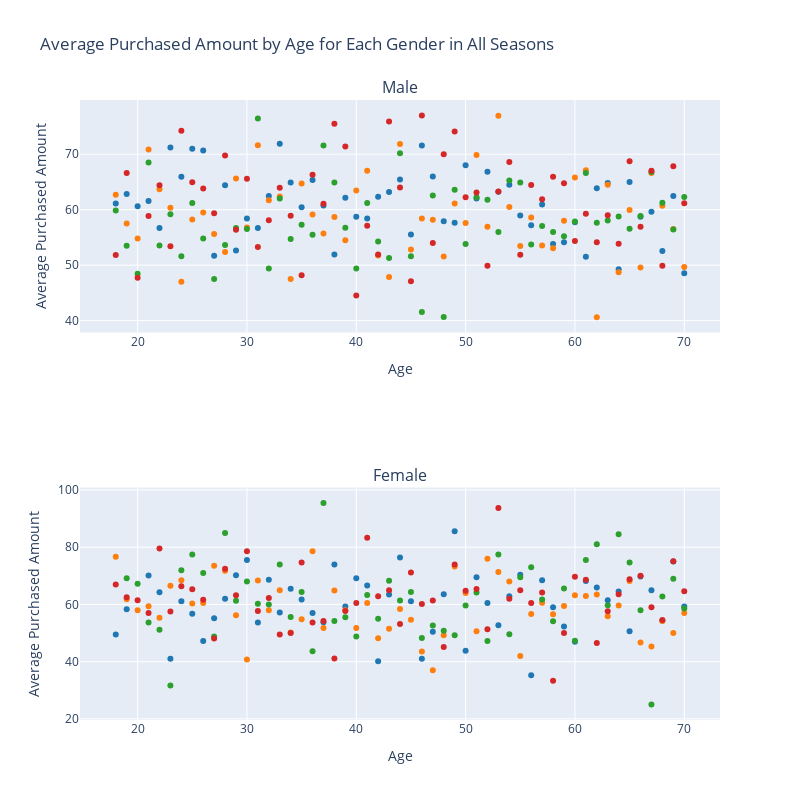

The notebook cell saved with this chart:
### Code cell
# Python
import plotly.graph_objects as go
from plotly.subplots import make_subplots

# Define the genders and seasons
Genders = df["Gender"].unique()
Seasons = df["Season"].unique()

# Create a subplot for each gender
fig = make_subplots(rows=len(Genders), subplot_titles=Genders)

# Loop through each gender and create the plots
for i, gender in enumerate(Genders, start=1):
    # Filter the dataset for the given gender
    gender_df = df[df["Gender"] == gender]

    # Loop through each season and create the scatter plots
    for season in Seasons:
        # Filter the dataset for the given season
        season_df = gender_df[gender_df["Season"] == season]

        # Calculate the average purchased amount by age
        avg_purchased_amount = season_df.groupby("Age")["Purchase Amount (USD)"].mean()

        # Create the scatter plot
        fig.add_trace(
            go.Scatter(
                x=avg_purchased_amount.index,
                y=avg_purchased_amount.values,
                mode="markers",
                name=season,
            ),
            row=i,
            col=1,
        )

# Set titles and labels
fig.update_layout(
    height=800,
    width=800,
    title_text="Average Purchased Amount by Age for Each Gender in All Seasons",
    showlegend=False,
)
fig.update_xaxes(title_text="Age")
fig.update_yaxes(title_text="Average Purchased Amount")

# Set a different color palette
colors = [
    "rgb(31, 119, 180)",
    "rgb(255, 127, 14)",
    "rgb(44, 160, 44)",
    "rgb(214, 39, 40)",
]
for i, trace in enumerate(fig.data):
    trace.marker.color = colors[i % len(colors)]

# Show the plot
fig.show()

### Figure 1 — Plotly figure (JSON) as saved in the notebook; plotly's stock layout.template omitted (floating-point values rounded to 4 significant figures)
{"data": [{"marker": {"color": "rgb(31, 119, 180)"}, "mode": "markers", "name": "Winter", "type": "scatter", "x": [18, 19, 20, 21, 22, 23, 24, 25, 26, 27, 28, 29, 30, 31, 32, 33, 34, 35, 36, 37, 38, 39, 40, 41, 42, 43, 44, 45, 46, 47, 48, 49, 50, 51, 52, 53, 54, 55, 56, 57, 58, 59, 60, 61, 62, 63, 64, 65, 66, 67, 68, 69, 70], "xaxis": "x", "y": [61.12, 62.83, 60.64, 61.55, 56.71, 71.22, 65.94, 71, 70.67, 51.69, 64.42, 52.62, 58.4, 56.69, 62.46, 71.88, 64.91, 60.43, 65.33, 60.75, 51.93, 62.14, 58.73, 58.42, 62.31, 63.19, 65.44, 55.53, 71.56, 66, 57.93, 57.67, 68, 62, 66.82, 63.23, 64.5, 58.94, 57.2, 60.93, 53.83, 54.11, 57.71, 51.5, 63.85, 64.82, 49.25, 65, 58.71, 59.62, 52.55, 62.47, 48.56], "yaxis": "y"}, {"marker": {"color": "rgb(255, 127, 14)"}, "mode": "markers", "name": "Spring", "type": "scatter", "x": [18, 19, 20, 21, 22, 23, 24, 25, 26, 27, 28, 29, 30, 31, 32, 33, 34, 35, 36, 37, 38, 39, 40, 41, 42, 43, 44, 45, 46, 47, 48, 49, 50, 51, 52, 53, 54, 55, 56, 57, 58, 59, 60, 61, 62, 63, 64, 65, 66, 67, 68, 69, 70], "xaxis": "x", "y": [62.71, 57.53, 54.79, 70.85, 63.7, 60.33, 47, 58.25, 59.5, 55.62, 52.36, 65.64, 56.8, 71.6, 61.71, 62.4, 47.5, 64.71, 59.12, 55.69, 58.69, 54.5, 63.47, 67, 51.75, 47.88, 71.83, 52.83, 58.41, 58.2, 51.56, 61.11, 57.58, 69.88, 56.93, 76.92, 60.47, 53.45, 58.57, 53.56, 53.07, 58, 65.8, 67.09, 40.64, 64.5, 48.71, 59.95, 49.58, 66.6, 60.7, 56.53, 49.69], "yaxis": "y"}, {"marker": {"color": "rgb(44, 160, 44)"}, "mode": "markers", "name": "Summer", "type": "scatter", "x": [18, 19, 20, 21, 22, 23, 24, 25, 26, 27, 28, 29, 30, 31, 32, 33, 34, 35, 36, 37, 38, 39, 40, 41, 42, 43, 44, 45, 46, 47, 48, 49, 50, 51, 52, 53, 54, 55, 56, 57, 58, 59, 60, 61, 62, 63, 64, 65, 66, 67, 68, 69, 70], "xaxis": "x", "y": [59.85, 53.5, 48.47, 68.5, 53.55, 59.17, 51.6, 61.21, 54.79, 47.5, 53.62, 56.69, 56.5, 76.44, 49.4, 62, 54.7, 57.27, 55.46, 71.56, 64.89, 56.75, 49.4, 61.19, 54.25, 51.27, 70.17, 51.6, 41.56, 62.56, 40.64, 63.6, 53.81, 62.22, 61.8, 56, 65.26, 64.92, 53.73, 57.06, 56, 55.23, 57.88, 66.6, 57.67, 58.07, 58.76, 56.55, 58.85, 66.78, 61.27, 56.44, 62.3], "yaxis": "y"}, {"marker": {"color": "rgb(214, 39, 40)"}, "mode": "markers", "name": "Fall", "type": "scatter", "x": [18, 19, 20, 21, 22, 23, 24, 25, 26, 27, 28, 29, 30, 31, 32, 33, 34, 35, 36, 37, 38, 39, 40, 41, 42, 43, 44, 45, 46, 47, 48, 49, 50, 51, 52, 53, 54, 55, 56, 57, 58, 59, 60, 61, 62, 63, 64, 65, 66, 67, 68, 69, 70], "xaxis": "x", "y": [51.83, 66.6, 47.71, 58.88, 64.4, 53.4, 74.25, 64.93, 63.8, 59.38, 69.79, 56.4, 65.57, 53.29, 58.08, 63.93, 58.89, 48.18, 66.3, 61.06, 75.5, 71.38, 44.56, 57.1, 51.91, 75.89, 64, 47.09, 77, 54, 70, 74.11, 62.22, 63.1, 49.9, 63.29, 68.6, 51.88, 64.46, 61.88, 65.94, 64.75, 54.36, 59.27, 54.11, 59, 53.87, 68.73, 56.91, 67, 49.91, 67.85, 61.15], "yaxis": "y"}, {"marker": {"color": "rgb(31, 119, 180)"}, "mode": "markers", "name": "Winter", "type": "scatter", "x": [18, 19, 21, 22, 23, 24, 25, 26, 27, 28, 29, 30, 31, 32, 33, 34, 35, 36, 37, 38, 39, 40, 41, 42, 43, 44, 45, 46, 47, 48, 49, 50, 51, 52, 53, 54, 55, 56, 57, 58, 59, 60, 61, 62, 63, 64, 65, 66, 67, 68, 69, 70], "xaxis": "x2", "y": [49.5, 58.3, 70.11, 64.27, 41, 61.14, 56.75, 47.25, 55.22, 62, 70.2, 75.5, 53.71, 68.6, 57.22, 65.5, 61.71, 57, 53.8, 74, 59.25, 69.2, 66.6, 40.14, 63.5, 76.4, 61.09, 41, 50.5, 63.57, 85.6, 43.8, 69.5, 60.5, 52.75, 62.83, 70.4, 35.25, 68.5, 59, 52.29, 47, 68.2, 65.9, 61.5, 64.57, 50.67, 69.8, 65, 54.33, 75, 59.25], "yaxis": "y2"}, {"marker": {"color": "rgb(255, 127, 14)"}, "mode": "markers", "name": "Spring", "type": "scatter", "x": [18, 19, 20, 21, 22, 23, 24, 25, 26, 27, 28, 29, 30, 31, 32, 33, 34, 35, 36, 37, 38, 39, 40, 41, 42, 43, 44, 45, 46, 47, 48, 49, 50, 51, 52, 53, 54, 55, 56, 57, 58, 59, 60, 61, 62, 63, 64, 65, 66, 67, 68, 69, 70], "xaxis": "x2", "y": [76.67, 61.83, 58, 59.33, 55.33, 66.5, 68.43, 60.33, 60.5, 73.5, 71.75, 56.2, 40.75, 68.38, 58, 65, 50.2, 54.83, 78.6, 51.75, 64.89, 58, 51.78, 60.5, 48.2, 51.5, 58.4, 54.67, 43.56, 37, 49.2, 73.25, 64, 50.6, 76, 71.33, 68, 42, 56.67, 60.64, 56.6, 59.5, 63.25, 63, 63.45, 55.86, 59.67, 68.17, 46.67, 45.29, 54.2, 50, 57], "yaxis": "y2"}, {"marker": {"color": "rgb(44, 160, 44)"}, "mode": "markers", "name": "Summer", "type": "scatter", "x": [19, 20, 21, 22, 23, 24, 25, 26, 27, 28, 29, 30, 31, 32, 33, 34, 35, 36, 37, 38, 39, 40, 41, 42, 43, 44, 45, 46, 47, 48, 49, 50, 51, 52, 53, 54, 55, 56, 57, 58, 59, 60, 61, 62, 63, 64, 65, 66, 67, 68, 69, 70], "xaxis": "x2", "y": [69.2, 67.25, 53.67, 51.17, 31.67, 72, 77.5, 71, 48.83, 85, 61.33, 68, 60.29, 60, 74, 55.62, 64.33, 43.67, 95.5, 54.2, 55.57, 48.8, 63.33, 55, 68.29, 61.43, 64.33, 48.3, 52.67, 50.83, 49.2, 59.6, 64.17, 47.22, 77.43, 49.6, 69.5, 73, 61.75, 54.17, 65.6, 47.29, 75.5, 81, 59.75, 84.5, 74.67, 58, 25, 62.78, 69, 58.6], "yaxis": "y2"}, {"marker": {"color": "rgb(214, 39, 40)"}, "mode": "markers", "name": "Fall", "type": "scatter", "x": [18, 19, 20, 21, 22, 23, 24, 25, 26, 27, 28, 29, 30, 31, 32, 33, 34, 35, 36, 37, 38, 39, 40, 41, 42, 43, 44, 45, 46, 47, 48, 49, 50, 51, 52, 53, 54, 55, 56, 57, 58, 59, 60, 61, 62, 63, 64, 65, 66, 67, 68, 69, 70], "xaxis": "x2", "y": [67, 62.5, 61.5, 57, 79.6, 57.5, 66.4, 65.29, 61.67, 48.14, 72.45, 63.25, 78.6, 57.75, 62.29, 49.5, 50, 74.67, 53.7, 54.25, 41.14, 57.71, 60.5, 83.33, 62.88, 65, 53.17, 71.14, 60.14, 61.43, 45.14, 74, 64.78, 65.38, 51.33, 93.67, 62, 65, 60.5, 64.14, 33.33, 50, 69.67, 68.67, 46.57, 57.67, 63.6, 68.8, 70, 59, 54.6, 75.14, 64.6], "yaxis": "y2"}], "layout": {"annotations": [{"font": {"size": 16}, "showarrow": false, "text": "Male", "x": 0.5, "xanchor": "center", "xref": "paper", "y": 1, "yanchor": "bottom", "yref": "paper"}, {"font": {"size": 16}, "showarrow": false, "text": "Female", "x": 0.5, "xanchor": "center", "xref": "paper", "y": 0.375, "yanchor": "bottom", "yref": "paper"}], "height": 800, "showlegend": false, "title": {"text": "Average Purchased Amount by Age for Each Gender in All Seasons"}, "width": 800, "xaxis": {"anchor": "y", "domain": [0, 1], "title": {"text": "Age"}}, "xaxis2": {"anchor": "y2", "domain": [0, 1], "title": {"text": "Age"}}, "yaxis": {"anchor": "x", "domain": [0.625, 1], "title": {"text": "Average Purchased Amount"}}, "yaxis2": {"anchor": "x2", "domain": [0, 0.375], "title": {"text": "Average Purchased Amount"}}}}
